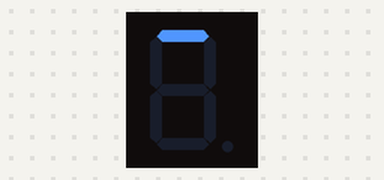
Recording of a sketch running on a simulated Arduino Uno, built with avr-gcc and run on an emulated ATmega328P. On the bench: 1-digit seven-segment display. Wiring (inferred from the names in the program): 1-digit 7-segment display, segments lit when HIGH: segments pin 2, pin 3, pin 4, pin 5, pin 6, pin 7, pin 8, pin 9. The segment pins are drawn as the display they are named for.

Above: at 0.1 s.
At 1.1 s:
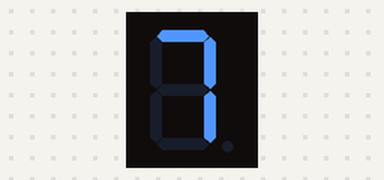
At 2.1 s:
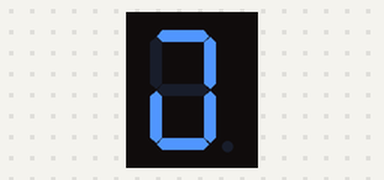
At 4.1 s:
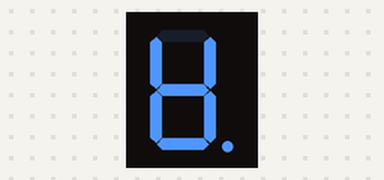
At 6.1 s:
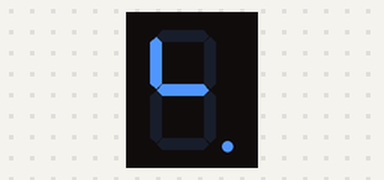
At 8.6 s:
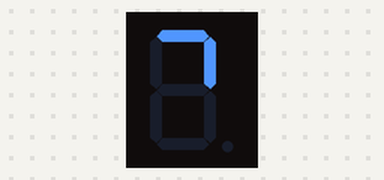

Measured:
- by itself, everything shown: repeats every 8.0 s, in 16 steps
- what the display in image 1 shows lasts 0.5 s, from 1.0 s to 1.5 s

The sketch:

Afisare_Led_Matrice.ino
```cpp
const int pinA = 2;
const int pinB = 3;
const int pinC = 4;
const int pinD = 5;
const int pinE = 6;
const int pinF = 7;
const int pinG = 8;
const int pinDP = 9;

const int segSize = 8;
int index = 0;
int state = HIGH;

int segments[segSize]={ pinA, pinB, pinC, pinD, pinE, pinF, pinG, pinDP};

void setup()
{
  for(int i=0; i< segSize; i++)
   {
    pinMode(segments[i], OUTPUT);
   }

}

// A B C D E F G DH
// 0 1 1 0 0 0 0 0 penru 1
// 1 1 0 1 1 0 1 0 pentru 2 etc


void loop()
{
  digitalWrite(segments[index], state );
  index++;
  delay(500);

  if(index>=segSize)
  {
    index = 0;
    state = !state;
  }

}
```
